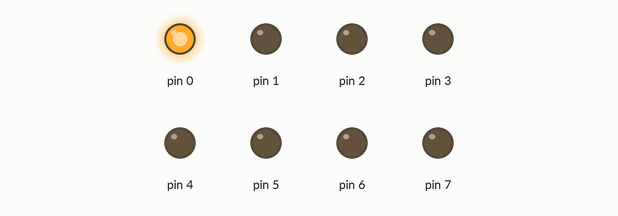
This sketch was run on a simulated Arduino Uno, built with avr-gcc and run on an emulated ATmega328P. Parts: output pins drawn as LEDs (lit = HIGH).

Above: at 0.05 s.
At 0.35 s:
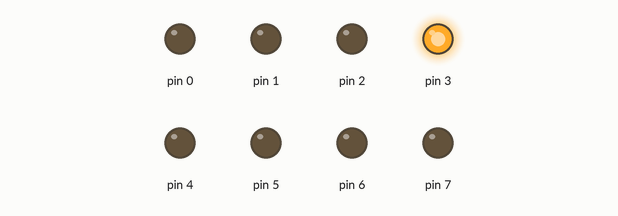
At 0.75 s:
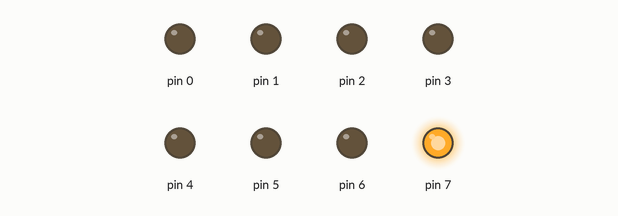
At 1.45 s:
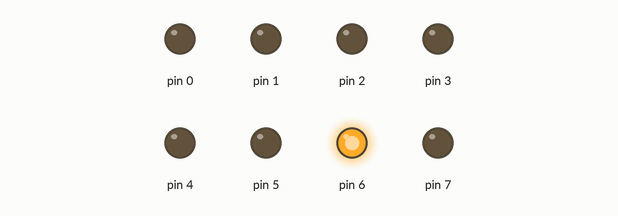
At 2.15 s:
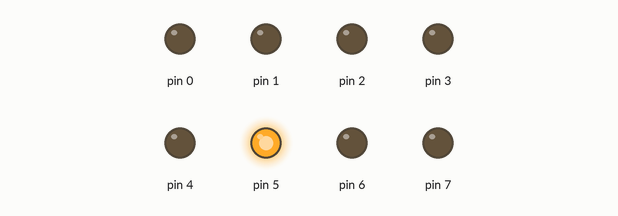
At 2.85 s:
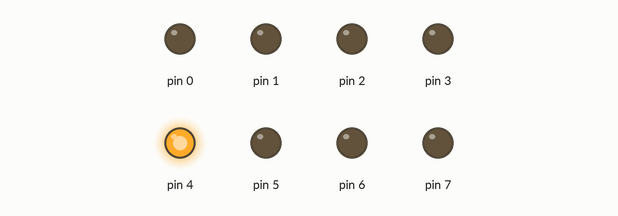
Timing chart, 0 to 3.1 s (numbered marks = the images above):
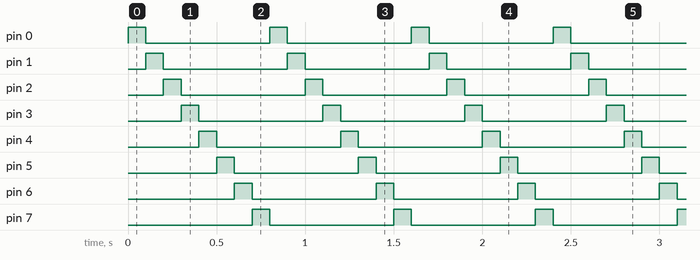

The sketch:

Chaser_LED_GPIO.ino
```cpp
// #include <stdint.h>
// #include <avr/pgmspace.h> // PROGMEM 需要的標頭，有時預設已經 include
#define MX 8
#define ARRSIZE 8
#define TIME_INTERVAL 100
void setup() {
  DDRD = 0xFF;
}
void loop() {
  uint8_t pattern = 1;
  for(uint8_t i = 0; i < ARRSIZE; i++) {
    PORTD = pattern;
    delay(TIME_INTERVAL);
    pattern <<= 1;
  }
}
//使用 608 bytes
// 9 bytes
```

Measured:
- by itself, pin 0–7: alternates HIGH for 0.10 s and LOW for 0.70 s
- by itself, everything shown: repeats every 0.80 s, in 8 steps
